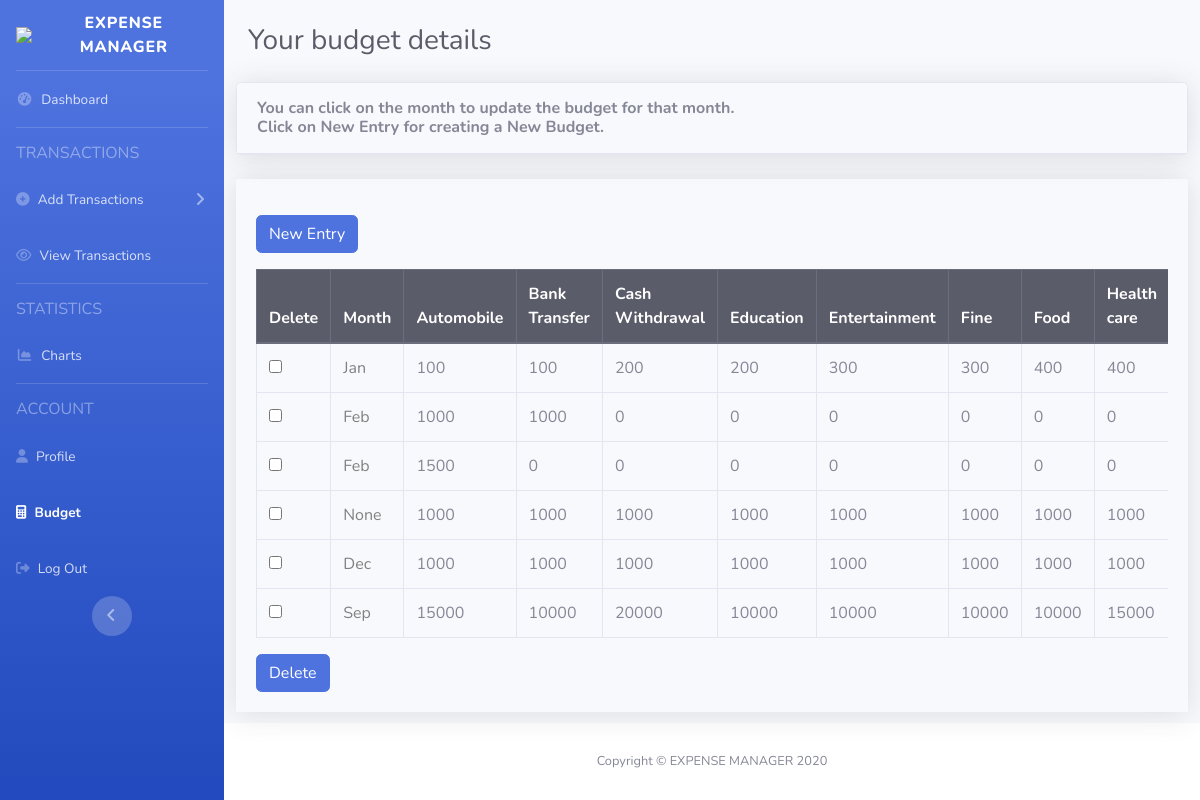
/myapp/budget (signed in), run on an earlier commit of the app's database.
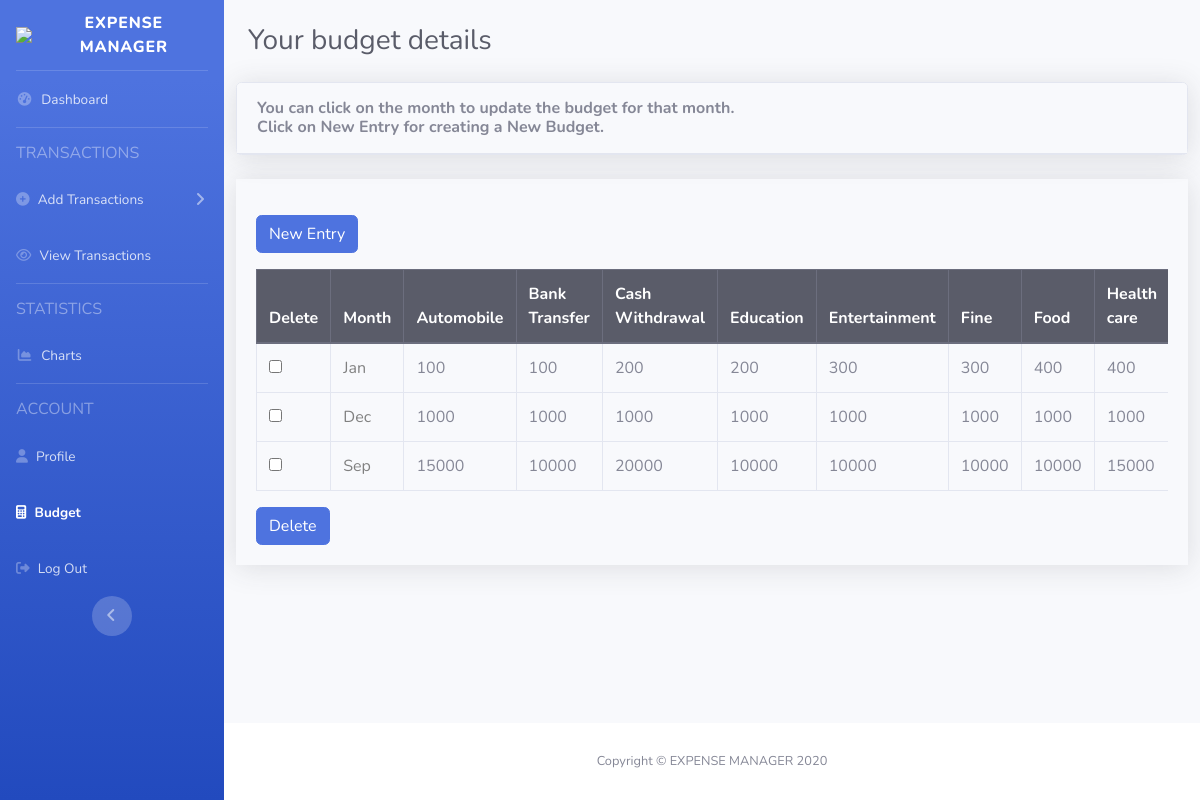
And on a later commit of the database.
### myapp/models.py (models this page shows, shortened)
class Budget(models.Model):
    user = models.ForeignKey(User, on_delete=models.CASCADE, null=True)
    automobile = models.IntegerField(default=1000)
    bank = models.IntegerField(default=1000)
    cash = models.IntegerField(default=1000)
    education = models.IntegerField(default=1000)
    entertainment = models.IntegerField(default=1000)
    fine = models.IntegerField(default=1000)
    food = models.IntegerField(default=1000)
    health = models.IntegerField(default=1000)
    other = models.IntegerField(default=1000)
    paytm = models.IntegerField(default=1000)
    recharge = models.IntegerField(default=1000)
    shopping = models.IntegerField(default=1000)
    travel = models.IntegerField(default=1000)
    upi = models.IntegerField(default=1000)
    months = [
        ('Jan', 'Jan'),
        ('Feb', 'Feb'),
        ('Mar', 'Mar'),
        ('Apr', 'Apr'),
        ('May', 'May'),
        ('Jun', 'Jun'),
        ('Jul', 'Jul'),
        ('Aug', 'Aug'),
        ('Sep', 'Sep'),
        ('Oct', 'Oct'),
        ('Nov', 'Nov'),
        ('Dec', 'Dec'),
        ('None', 'None'),
    ]
    month = models.CharField(
        max_length=30,
        choices=months,
        default='None',
    )

### myapp/views.py (the view)
# urls.py: path('budget', views.BudgetPage),
def BudgetPage(request):
    budget = Budget.objects.filter(user_id=request.user.id)
    if request.method == "POST":
        if request.POST.get('delete'):
            for budget in budget:
                if request.POST.get("b" + str(budget.id)) == "clicked":
                    budget.delete()
    budget = Budget.objects.filter(user_id=request.user.id)
    return render(request, 'budget.html', {'budget': budget})

### templates/budget.html (shortened to what this page needs)
{% extends 'base.html' %}
{% load crispy_forms_tags %}
{% block navbar_budget %}
<li class="nav-item active">
    <a class="nav-link" href="/myapp/budget">
        <i class="fa fa-calculator"></i>
        <span>Budget</span></a>
</li>
{% endblock %}
{% block content %}
<div class="container-fluid">
    <div class="d-sm-flex align-items-center justify-content-between my-4">
        <h1 class="h3 mb-0 text-gray-800">Your budget details</h1>
    </div>
</div>
<div class="mx-auto">
    <div class="col-xl-12 col-lg-12 mx-auto">
        <div class="card shadow mb-4">
            <div class="card-header py-3 d-flex flex-row align-items-center justify-content-between">
                <h6 class="m-0 font-weight-bold ">
                    <span>You can click on the month to update the budget for that month.</span><br>
                    <span>Click on New Entry for creating a New Budget.</span>
                </h6>
            </div>
        </div>
        <div class="card-body shadow">
            <div class="py-3">
                <a href="/myapp/budget/create"><button class="btn btn-primary mx-auto" name="delete" type="submit" value="delete">
                    New Entry
                </button>
                </a>
            </div>
            <div class="table-responsive">
                <form class="user align-items-center" method="post">
                    <table cellspacing="0" class="table table-bordered" id="dataTable" width="100%">
                        <thead class="thead-dark">
                        <tr>
                            <th>Delete</th>
                            <th>Month</th>
                            <th>Automobile</th>
                            <th>Bank Transfer</th>
                            <th>Cash Withdrawal</th>
                            <th>Education</th>
                            <th>Entertainment</th>
                            <th>Fine</th>
                            <th>Food</th>
                            <th>Health care</th>
                        </tr>
                        </thead>
                        <tbody>
                        {% for budget in budget %}
                        <tr>
                            <td><input name="b{{budget.id}}" type="checkbox" unchecked value="clicked"></td>
                            <td>  <a href="/myapp/budget/{{budget.id}}/update" style="color:gray;"> {{ budget.month }} </a> </td>
                            <td> {{ budget.automobile }} </td>
                            <td> {{ budget.bank }} </td>
                            <td> {{ budget.cash }} </td>
                            <td> {{ budget.education }} </td>
                            <td> {{ budget.entertainment }} </td>
                            <td> {{ budget.fine }} </td>
                            <td> {{ budget.food }} </td>
                            <td> {{ budget.health }} </td>
                        </tr>
                        {% endfor %}
                        </tbody>
                    </table>
                    <button class="btn btn-primary mx-auto" name="delete" type="submit" value="delete">
                        Delete
                    </button>
                </form>
            </div>
        </div>
    </div>
</div>
{% endblock %}

### templates/base.html (shortened to what this page needs)
{% load static %}
<!DOCTYPE html>
<html lang="en">
<head>
    {% if user.is_authenticated %}
    <link href="{% static 'imp/vendor/fontawesome-free/css/all.min.css' %}" rel="stylesheet" type="text/css">
    <link href="{% static 'imp/css/sb-admin-2.min.css' %}" rel="stylesheet">
    <link href="{% static 'imp/vendor/datatables/dataTables.bootstrap4.min.css' %}" rel="stylesheet">
</head>
<body id="page-top">
<div id="wrapper">
    <ul class="navbar-nav bg-gradient-primary sidebar sidebar-dark accordion" id="accordionSidebar">
        <a class="sidebar-brand d-flex align-items-center justify-content-center" href="/myapp/">
            <img src="{% static 'images/icons/icon.ico' %}" width="50">
            <div class="sidebar-brand-text mr-3">Expense Manager</div>
        </a>
        <hr class="sidebar-divider my-0">
        {% block navbar_dashboard %}
        <li class="nav-item">
            <a class="nav-link" href="/myapp/dashboard">
                <i class="fas fa-fw fa-tachometer-alt"></i>
                <span>Dashboard</span></a>
        </li>
        {% endblock %}
        <hr class="sidebar-divider">
        <div class="sidebar-heading">
            <h6>Transactions</h6>
        </div>
        {% block navbar_add_transactions %}
        <li class="nav-item">
            <a aria-controls="collapseTwo" aria-expanded="true" class="nav-link collapsed" data-target="#collapseTwo"
               data-toggle="collapse" href="#">
                <i class="fas fa-plus-circle"></i>
                <span>Add Transactions</span>
            </a>
        </li>
        {% endblock %}
        {% block navbar_view_transactions %}
        <li class="nav-item">
            <a class="nav-link" href="/myapp/transactions">
                <i class="fa fa-eye"></i>
                <span>View Transactions</span></a>
        </li>
        {% endblock %}
        <hr class="sidebar-divider">
        <div class="sidebar-heading">
            <h6>STATISTICS</h6>
        </div>
        {% block navbar_Charts %}
        <li class="nav-item">
            <a class="nav-link" href="/myapp/charts">
                <i class="fas fa-fw fa-chart-area"></i>
                <span>Charts</span></a>
        </li>
        {% endblock %}
        <hr class="sidebar-divider d-none d-md-block">
        <div class="sidebar-heading">
            <h6>ACCOUNT</h6>
        </div>
        {% block navbar_profile %}
        <li class="nav-item">
            <a class="nav-link" href="/myapp/profile">
                <i class="fa fa-user"></i>
                <span>Profile</span></a>
        </li>
        {% endblock %}
        {% block navbar_budget %}{% endblock %}
        <li class="nav-item">
            <a class="nav-link" href="/myapp/logout">
                <i aria-hidden="true" class="fa fa-sign-out"></i>
                <span>Log Out</span></a>
        </li>
        <div class="text-center d-none d-md-inline">
            <button class="rounded-circle border-0" id="sidebarToggle"></button>
        </div>
    </ul>
    <div class="d-flex flex-column" id="content-wrapper">
        <div id="content">
            {% block content %}
            {% endblock %}
        </div>
        <footer class="sticky-footer bg-white">
            <div class="container my-auto">
                <div class="copyright text-center my-auto">
                    <span>Copyright &copy; EXPENSE MANAGER 2020</span>
                </div>
            </div>
        </footer>
    </div>
</div>
{% else %}
<h1>You are not signed in!</h1>
<h2>Kindly sign in, You will be redirected in 5 seconds</h2>
<meta content="5; url = '/myapp/login' " http-equiv="refresh">
{% endif %}
</body>
</html>

What changed in the data, as far as the page shows it:
removed Budget: month "Feb", automobile "1000", bank "1000", cash "0", education "0", entertainment "0", fine "0", food "0", health "0"
removed Budget: month "Feb", automobile "1500", bank "0", cash "0", education "0", entertainment "0", fine "0", food "0", health "0"
removed Budget: month "None", automobile "1000", bank "1000", cash "1000", education "1000", entertainment "1000", fine "1000", food "1000", health "1000"
